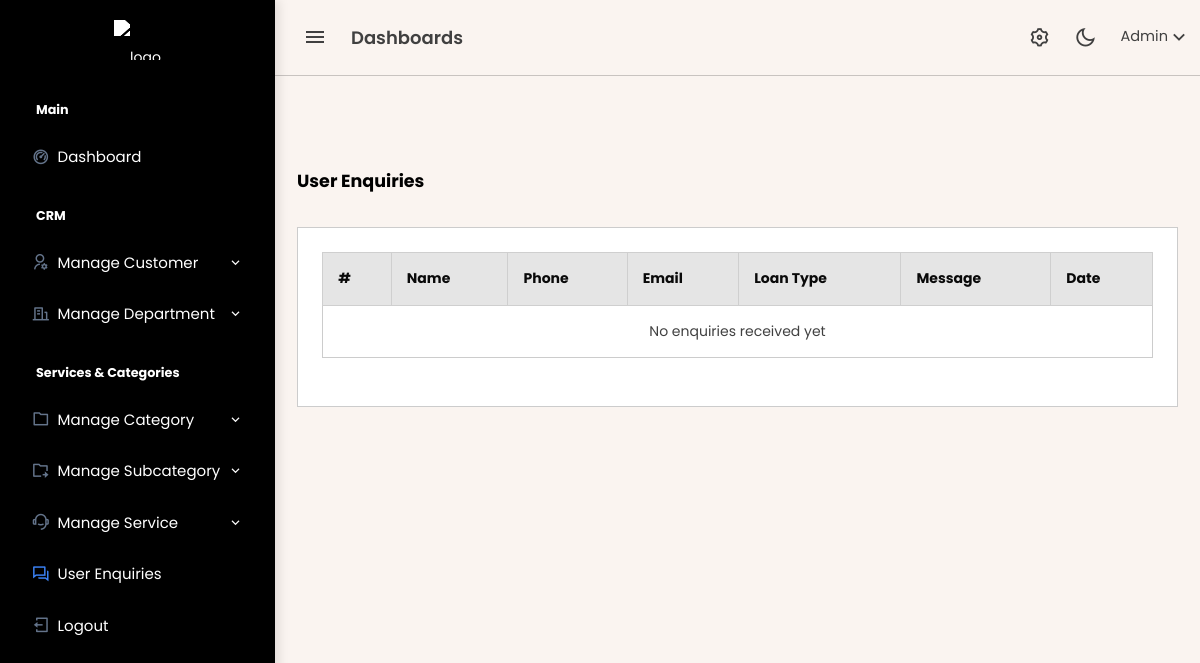
Page /admin/enquiries.php (signed in) on the earlier database version.
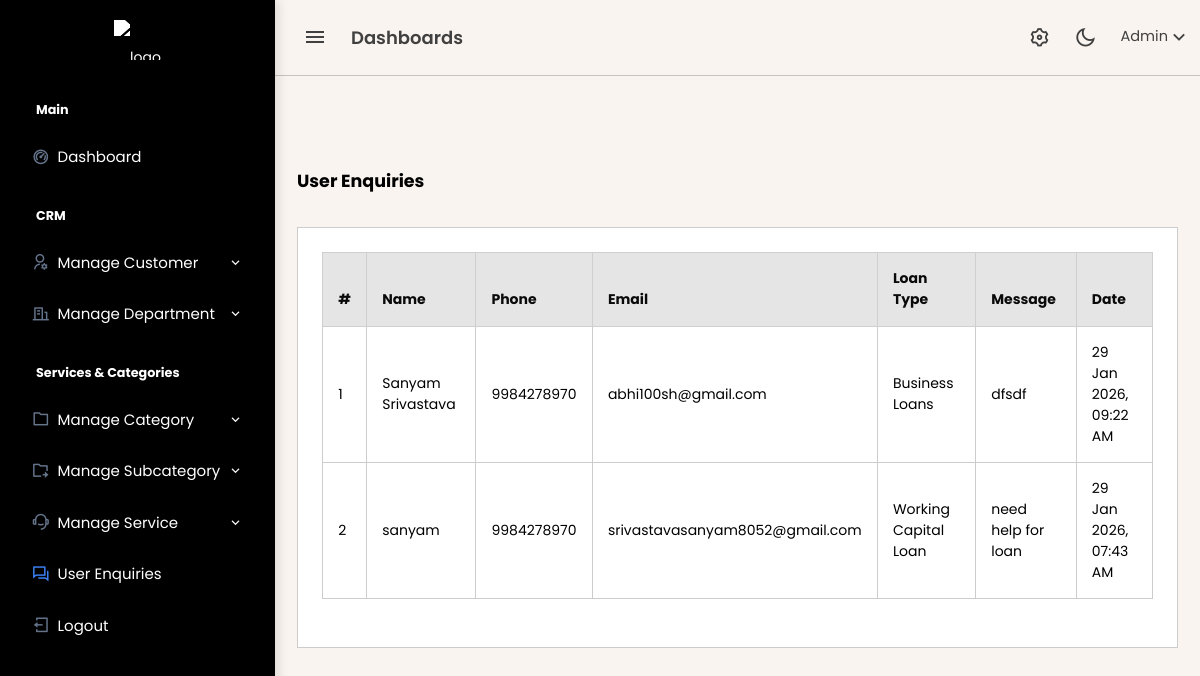
Same page on the later database version.
### tables this page shows
CREATE TABLE `enquiries` (
  `id` int(11) NOT NULL,
  `full_name` varchar(255) NOT NULL,
  `phone` varchar(15) NOT NULL,
  `email` varchar(255) NOT NULL,
  `loan_type_id` int(11) NOT NULL,
  `loan_type_name` varchar(255) NOT NULL,
  `query_message` text NOT NULL,
  `created_at` timestamp NOT NULL DEFAULT current_timestamp()
);

### admin/enquiries.php (the view, shortened to what this page needs)
<?php
include 'header.php';
include 'topbar.php';
include 'sidebar.php';
$enquiries = mysqli_query($conn, "
    SELECT *
    FROM enquiries
    ORDER BY id DESC
");
?>
<div class="content-page">
<div class="content">
<div class="container-fluid pt-5">
<h4 class="fw-bold mb-4">User Enquiries</h4>
<div class="card">
<div class="card-body">
<table class="table table-bordered table-hover align-middle">
    <thead class="table-light">
        <tr>
            <th>#</th>
            <th>Name</th>
            <th>Phone</th>
            <th>Email</th>
            <th>Loan Type</th>
            <th>Message</th>
            <th>Date</th>
        </tr>
    </thead>
    <tbody>
        <?php if(mysqli_num_rows($enquiries) > 0): ?>
            <?php $i=1; while($row = mysqli_fetch_assoc($enquiries)): ?>
                <tr>
                    <td><?= $i++ ?></td>
                    <td><?= htmlspecialchars($row['full_name']) ?></td>
                    <td><?= htmlspecialchars($row['phone']) ?></td>
                    <td><?= htmlspecialchars($row['email']) ?></td>
                    <td><?= htmlspecialchars($row['loan_type_name']) ?></td>
                    <td style="max-width:300px">
                        <?= nl2br(htmlspecialchars($row['query_message'])) ?>
                    </td>
                    <td><?= date('d M Y, h:i A', strtotime($row['created_at'])) ?></td>
                </tr>
            <?php endwhile; ?>
        <?php else: ?>
            <tr>
                <td colspan="7" class="text-center text-muted">
                    No enquiries received yet
                </td>
            </tr>
        <?php endif; ?>
    </tbody>
</table>
</div>
</div>
</div>
</div>
</div>

### admin/header.php (shortened to what this page needs)
<!DOCTYPE html>
<html lang="en">
<head>
	<link rel="stylesheet" href="assets/vendor/daterangepicker/daterangepicker.css">
	<link rel="stylesheet" href="assets/vendor/admin-resources/jquery.vectormap/jquery-jvectormap-1.2.2.css">
	<link href="assets/css/app.min.css" rel="stylesheet" type="text/css" id="app-style" />
<link rel="stylesheet" href="https://cdnjs.cloudflare.com/ajax/libs/font-awesome/6.4.2/css/all.min.css">
	<link href="assets/css/icons.min.css" rel="stylesheet" type="text/css" />
</head>
<body>
	<div class="wrapper">

### admin/topbar.php (shortened to what this page needs)
<div class="navbar-custom">
    <div class="topbar container-fluid">
        <div class="d-flex align-items-center gap-1">
            <button class="button-toggle-menu">
                <i class="mdi mdi-menu"></i>
            </button>
            <h4 class="page-title d-none d-sm-block">Dashboards</h4>
        </div>
        <ul class="topbar-menu d-flex align-items-center gap-3">
            <li class="d-none d-sm-inline-block">
                <a class="nav-link" data-bs-toggle="offcanvas" href="#theme-settings-offcanvas">
                    <span class="ri-settings-3-line fs-22"></span>
                </a>
            </li>
            <li class="d-none d-sm-inline-block">
                <div class="nav-link" id="light-dark-mode">
                    <i class="ri-moon-line fs-22"></i>
                </div>
            </li>
            <li class="dropdown">
                <a class="nav-link dropdown-toggle arrow-none nav-user" data-bs-toggle="dropdown" href="#" role="button" aria-haspopup="false" aria-expanded="false">
                    <span class="d-lg-block d-none">
                        <h5 class="my-0 fw-normal">Admin<i class="ri-arrow-down-s-line fs-22 d-none d-sm-inline-block align-middle"></i></h5>
                    </span>
                </a>
            </li>
        </ul>
    </div>
</div>

### admin/sidebar.php (shortened to what this page needs)
<?php
$current_page = basename($_SERVER['PHP_SELF']);
$dept_active     = in_array($current_page, ['add-department.php', 'departments.php']);
$customer_active = in_array($current_page, ['add-customer.php', 'customers.php']);
$cat_active      = in_array($current_page, ['category_add.php', 'category.php']);
$subcat_active   = in_array($current_page, ['subcategory_add.php', 'subcategory.php']);
$service_active  = in_array($current_page, ['service_add.php', 'services.php', 'plan-work.php']);
?>
<div class="leftside-menu">
    <a href="dashboard.php" class="logo text-center d-block">
        <span class="logo-lg">
            <img src="uploads/logo-ravi.png" alt="logo" style="max-height: 40px; margin: 20px 0; filter: brightness(0) invert(1);">
        </span>
    </a>
    <div data-simplebar class="h-100">
        <ul class="side-nav">
            <li class="side-nav-title">Main</li>
            <li class="side-nav-item <?= ($current_page == 'dashboard.php') ? 'active' : '' ?>">
                <a href="dashboard.php" class="side-nav-link">
                    <i class="ri-dashboard-2-line"></i>
                    <span>Dashboard</span>
                </a>
            </li>
            <li class="side-nav-title">CRM</li>
            <li class="side-nav-item <?= $customer_active ? 'active' : '' ?>">
                <a href="javascript:void(0);" class="side-nav-link has-arrow">
                    <i class="ri-user-settings-line"></i>
                    <span>Manage Customer</span>
                </a>
            </li>
            <li class="side-nav-item <?= $dept_active ? 'active' : '' ?>">
                <a href="javascript:void(0);" class="side-nav-link has-arrow">
                    <i class="ri-building-line"></i>
                    <span>Manage Department</span>
                </a>
            </li>
            <li class="side-nav-title">Services & Categories</li>
            <li class="side-nav-item <?= $cat_active ? 'active' : '' ?>">
                <a href="javascript:void(0);" class="side-nav-link has-arrow">
                    <i class="ri-folder-line"></i>
                    <span>Manage Category</span>
                </a>
            </li>
            <li class="side-nav-item <?= $subcat_active ? 'active' : '' ?>">
                <a href="javascript:void(0);" class="side-nav-link has-arrow">
                    <i class="ri-folder-shared-line"></i>
                    <span>Manage Subcategory</span>
                </a>
            </li>
            <li class="side-nav-item <?= $service_active ? 'active' : '' ?>">
                <a href="javascript:void(0);" class="side-nav-link has-arrow">
                    <i class="ri-customer-service-2-line"></i>
                    <span>Manage Service</span>
                </a>
            </li>
<li class="side-nav-item <?= ($current_page == 'enquiries.php') ? 'active' : '' ?>">
    <a href="enquiries.php" class="side-nav-link">
        <i class="ri-question-answer-line"></i>
        <span>User Enquiries</span>
    </a>
</li>
            <li class="side-nav-item">
                <a href="logout.php" class="side-nav-link text-danger">
                    <i class="ri-logout-box-line"></i>
                    <span>Logout</span>
                </a>
            </li>
        </ul>
    </div>
</div>

### admin/sidebar.php (style rules this page uses)
:root { --nav-bg: #000000; --nav-text: #ffffff; --nav-hover-bg: #1e293b; --accent-blue: #3b82f6; }
.leftside-menu { background: var(--nav-bg) !important; width: 260px; position: fixed; height: 100%; box-shadow: 4px 0 10px rgba(0,0,0,0.1); }
.side-nav-link { color: var(--nav-text) !important; padding: 12px 20px !important; display: flex !important; align-items: center; text-decoration: none !important; transition: 0.2s; }
.side-nav-link i { font-size: 1.1rem; margin-right: 12px; color: #64748b; }
.has-arrow::after { content: "\ea4e"; font-family: 'remixicon'; margin-left: auto; transition: transform 0.3s; }
.side-nav-item.active > .side-nav-link i { color: var(--accent-blue) !important; }

Differences in the rows shown:
added enquiries: full_name "Sanyam Srivastava", phone "9984278970", email "abhi100sh@gmail.com", loan_type_name "Business Loans", query_message "dfsdf", created_at "29 Jan 2026, 09:22 AM"
added enquiries: full_name "sanyam", phone "9984278970", email "srivastavasanyam8052@gmail.com", loan_type_name "Working Capital Loan", query_message "need help for loan", created_at "29 Jan 2026, 07:43 AM"
Other differences:
text no longer shown: "No enquiries received yet"
